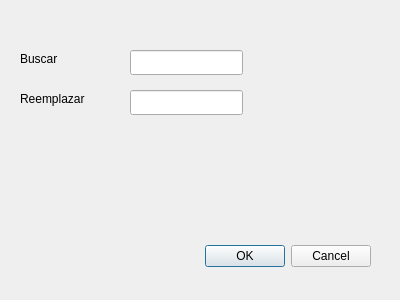
<?xml version="1.0" encoding="UTF-8"?>
<ui version="4.0">
 <class>DBuscarReemplazar</class>
 <widget class="QDialog" name="DBuscarReemplazar">
  <property name="geometry">
   <rect>
    <x>0</x>
    <y>0</y>
    <width>400</width>
    <height>300</height>
   </rect>
  </property>
  <property name="windowTitle">
   <string>Dialog</string>
  </property>
  <widget class="QDialogButtonBox" name="buttonBox">
   <property name="geometry">
    <rect>
     <x>30</x>
     <y>240</y>
     <width>341</width>
     <height>32</height>
    </rect>
   </property>
   <property name="orientation">
    <enum>Qt::Horizontal</enum>
   </property>
   <property name="standardButtons">
    <set>QDialogButtonBox::Cancel|QDialogButtonBox::Ok</set>
   </property>
  </widget>
  <widget class="QLabel" name="label">
   <property name="geometry">
    <rect>
     <x>20</x>
     <y>50</y>
     <width>67</width>
     <height>17</height>
    </rect>
   </property>
   <property name="text">
    <string>Buscar</string>
   </property>
  </widget>
  <widget class="QLabel" name="label_2">
   <property name="geometry">
    <rect>
     <x>20</x>
     <y>90</y>
     <width>101</width>
     <height>17</height>
    </rect>
   </property>
   <property name="text">
    <string>Reemplazar</string>
   </property>
  </widget>
  <widget class="QLineEdit" name="leBuscar">
   <property name="geometry">
    <rect>
     <x>130</x>
     <y>50</y>
     <width>113</width>
     <height>25</height>
    </rect>
   </property>
  </widget>
  <widget class="QLineEdit" name="leReemplazar">
   <property name="geometry">
    <rect>
     <x>130</x>
     <y>90</y>
     <width>113</width>
     <height>25</height>
    </rect>
   </property>
  </widget>
 </widget>
 <resources/>
 <connections>
  <connection>
   <sender>buttonBox</sender>
   <signal>accepted()</signal>
   <receiver>DBuscarReemplazar</receiver>
   <slot>accept()</slot>
   <hints>
    <hint type="sourcelabel">
     <x>248</x>
     <y>254</y>
    </hint>
    <hint type="destinationlabel">
     <x>157</x>
     <y>274</y>
    </hint>
   </hints>
  </connection>
  <connection>
   <sender>buttonBox</sender>
   <signal>rejected()</signal>
   <receiver>DBuscarReemplazar</receiver>
   <slot>reject()</slot>
   <hints>
    <hint type="sourcelabel">
     <x>316</x>
     <y>260</y>
    </hint>
    <hint type="destinationlabel">
     <x>286</x>
     <y>274</y>
    </hint>
   </hints>
  </connection>
 </connections>
</ui>
